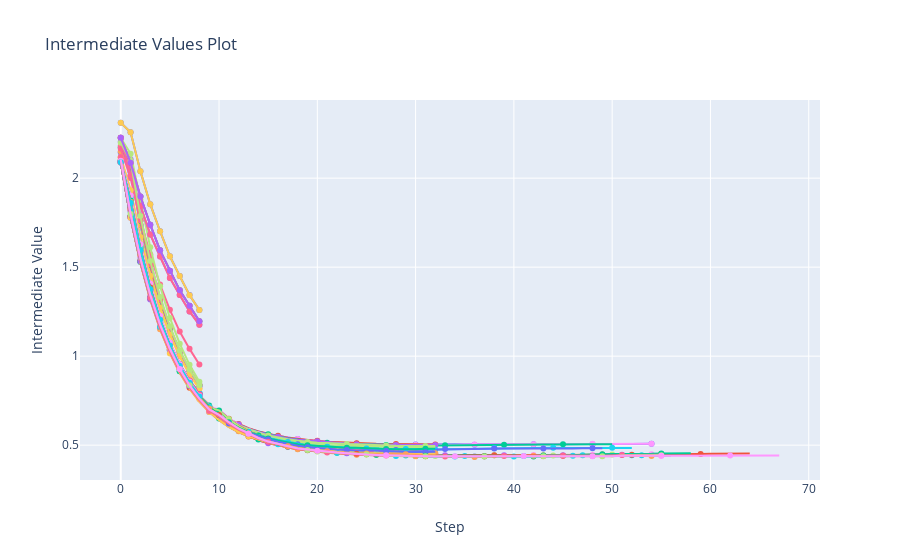

Write notebook code for a chart like this one.
### Code cell
# optuna.visualization.plot_intermediate_values(study)
fig = optuna.visualization._get_intermediate_plot(study)
py.plot(fig, filename='intermediate_values.html')
fig.show()
